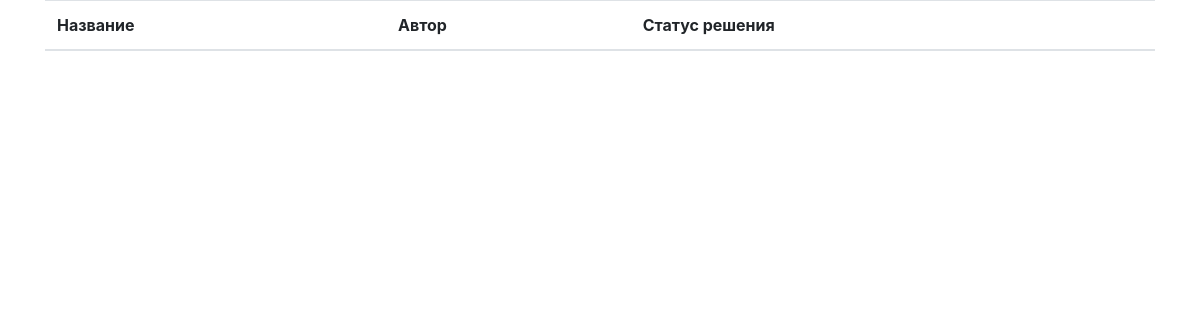
/solutionslist/, run on an earlier commit of the app's database.
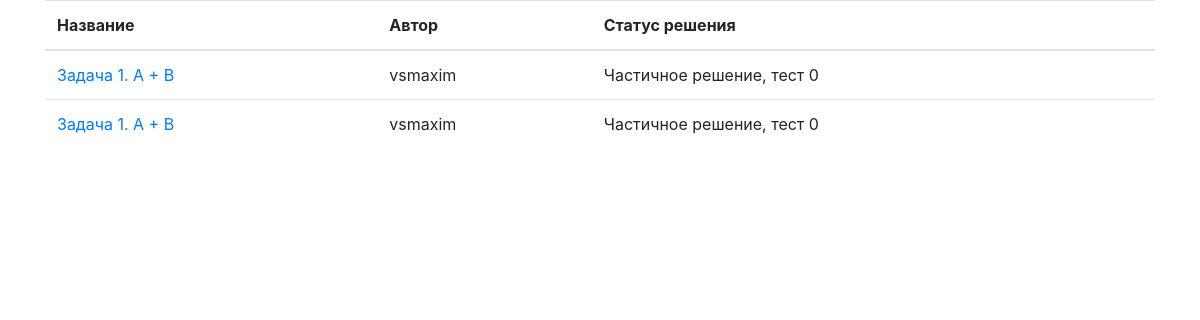
And on a later commit of the database.
### codeload/models.py (models this page shows)
class Solutions(models.Model):
    task = models.ForeignKey(Task, on_delete=models.CASCADE)
    created_by = models.ForeignKey(User, on_delete=models.CASCADE)
    source = models.FileField(upload_to='uploads/', null=True)
    tests_passed = models.IntegerField(default = 0)
    running = models.BooleanField(default = False)

class Task(models.Model):
    task_name = models.CharField(max_length=255)
    task_text = models.TextField()
    test_file = models.FileField(upload_to='solution_tests/', null=True)

### codeload/views.py (the view)
# urls.py: path('solutionslist/', views.AllSolutionsListView.as_view(), name='all_solutions'),
class AllSolutionsListView(TaskSolutionsListView):
    def get_queryset(self):
        return self.model.objects.all()[::-1]

### codeload/templates/codeload/solutions.html (shortened to what this page needs)
{% extends 'codeload/base.html' %}
{% block content %}
<table class="table">
    <thead>
        <tr>
            <th>Название</th>
            <th>Автор</th>
            <th>Статус решения</th>
        </tr>
    </thead>
    <tbody>
        {% for solution in solutions %}
            <tr>
                <td>
                    <a href="/task/{{ solution.task_id }}">
                            {{ solution.task.task_name }}
                    </a>
                </td>
                <td>
                    {{ solution.created_by }}
                </td>
                <td>
                    {% if solution.running %}
                        Тестируется
                    {% else %}
                        {% if solution.tests_passed >= 0 %}
                            Частичное решение, тест {{ solution.tests_passed }}
                        {% else %}
                            Полное решение
                        {% endif %}
                    {% endif %}
                </td>
            </tr>
        {% endfor %}
    </tbody>
</table>
{% endblock %}

What changed in the data, as far as the page shows it:
added Solutions: task.task_name "Задача 1. A + B", created_by "vsmaxim", tests_passed "0"
added Solutions: task.task_name "Задача 1. A + B", created_by "vsmaxim", tests_passed "0"
